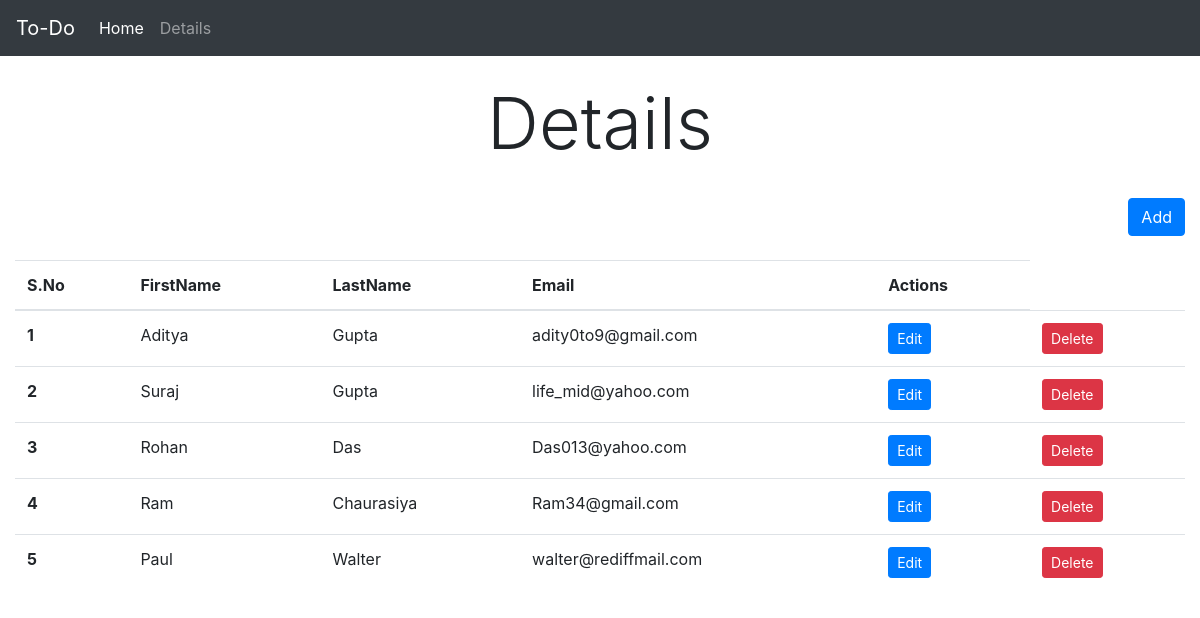
Screenshot of /details/ with the database file from the repository.
### todo/models.py (models this page shows)
class User(models.Model):
    fname = models.CharField(max_length=100)
    lname = models.CharField(max_length=100)
    email = models.EmailField(max_length=500)

### crud/views.py (the view)
# urls.py: path('details/', views.detail),
def detail(request):
    user = User.objects.all()
    data = {'data': user}
    return render(request, 'detail.html', data)

### templates/detail.html (shortened to what this page needs)
{% extends 'base.html' %}
{% block content %}
<h1 class="display-3 text-center">Details</h1>
<div class="container-fluid d-flex flex-row-reverse">
<a href="/"><button type="button" class="btn btn-primary">Add</button></a>
</div>
<div class='container-fluid d-flex justify-content-around'>
<table class="table">
  <thead>
    <tr>
      <th scope="col">S.No</th>
      <th scope="col">FirstName</th>
      <th scope="col">LastName</th>
      <th scope="col">Email</th>
      <th scope="col">Actions</th>
    </tr>
  </thead>
  <tbody>
  {% for d in data %}
    <tr>
      <th scope="row">{{forloop.counter}}</th>
      <td>{{d.fname}}</td>
      <td>{{d.lname}}</td>
      <td>{{d.email}}</td>
      <td><a href="/edit/{{d.id}}"> <button type="button"  class="btn btn-primary btn-sm">Edit</button></a></td>
      <td><a href="/delete/{{d.id}}"> <button type="button" class="btn btn-danger btn-sm ">Delete</button></a></td>
    </tr>
  {% endfor %}
  </tbody>
</table>
</div>
{% endblock %}

### templates/base.html
{% include "header.html" %}
{% block content %}
{% endblock %}

### templates/header.html (shortened to what this page needs)
<!doctype html>
<html lang="en">
  <head>
    <link rel="stylesheet" href="https://cdn.jsdelivr.net/npm/bootstrap@4.0.0/dist/css/bootstrap.min.css">
  </head>
  <body>
  <nav class="navbar navbar-expand-lg navbar-dark bg-dark">
  <a class="navbar-brand" href="/">To-Do</a>
  <div class="collapse navbar-collapse" id="navbarSupportedContent">
    <ul class="navbar-nav mr-auto">
      <li class="nav-item active">
        <a class="nav-link" href="/">Home<span class="sr-only">(current)</span></a>
      </li>
      <li class="nav-item">
        <a class="nav-link" href="/details">Details</a>
      </li>
    </ul>
  </div>
</nav>
  </body>
</html>

### rows the page displays
User: fname "Aditya", lname "Gupta", email "adity0to9@gmail.com"
User: fname "Suraj", lname "Gupta", email "life_mid@yahoo.com"
User: fname "Rohan", lname "Das", email "Das013@yahoo.com"
User: fname "Ram", lname "Chaurasiya", email "Ram34@gmail.com"
User: fname "Paul", lname "Walter", email "walter@rediffmail.com"
